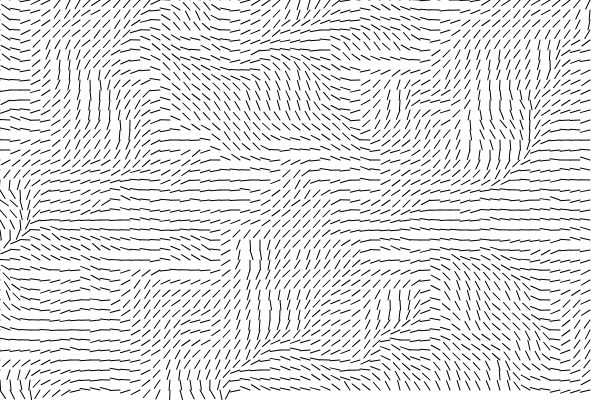
Frame 1 (no input)
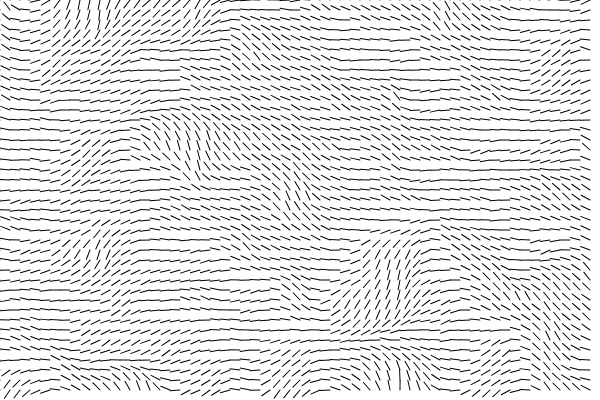
Frame 60 (no input)
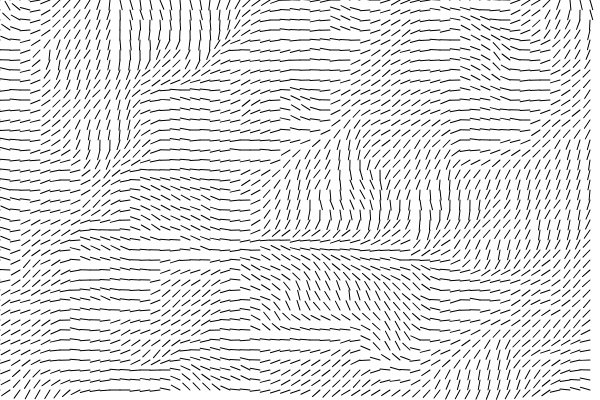
Frame 120 (the mouse pressed at the canvas centre since frame 60)

The p5.js sketch that drew these frames (run headless with seeded random() and noise() and a simulated clock; from frame 60 on, the mouse is pressed at the canvas centre):

// p5.js sketch
// ── sketch.js





var inc = 0.1;
var scl = 10;
var cols, rows;

var zoff = 0;

var fr;

function setup(){

  createCanvas(600,400);
  cols = floor(width/ scl);
  rows = floor(height/ scl);
  fr = createP('');
  //noStroke()
  


}
function draw(){
  background(255);
  
  var yoff = 0;
  
  for (var y = 0; y < rows; y++) {
    var xoff=0;
    for (var x = 0; x < cols; x++) {
      var index = (x + y * width) * 4;
      
      var angle = noise(xoff, yoff, zoff) * TWO_PI;
      var v = p5.Vector.fromAngle(angle);
     xoff += inc;
     stroke(0);
     push();
     translate(x * scl, y * scl);
     rotate(v.heading());
     line(0, 0, scl, 0);

     pop();
    }

    yoff += inc;

    zoff += 0.001;
  }
  fr.html(floor(frameRate()));

}
